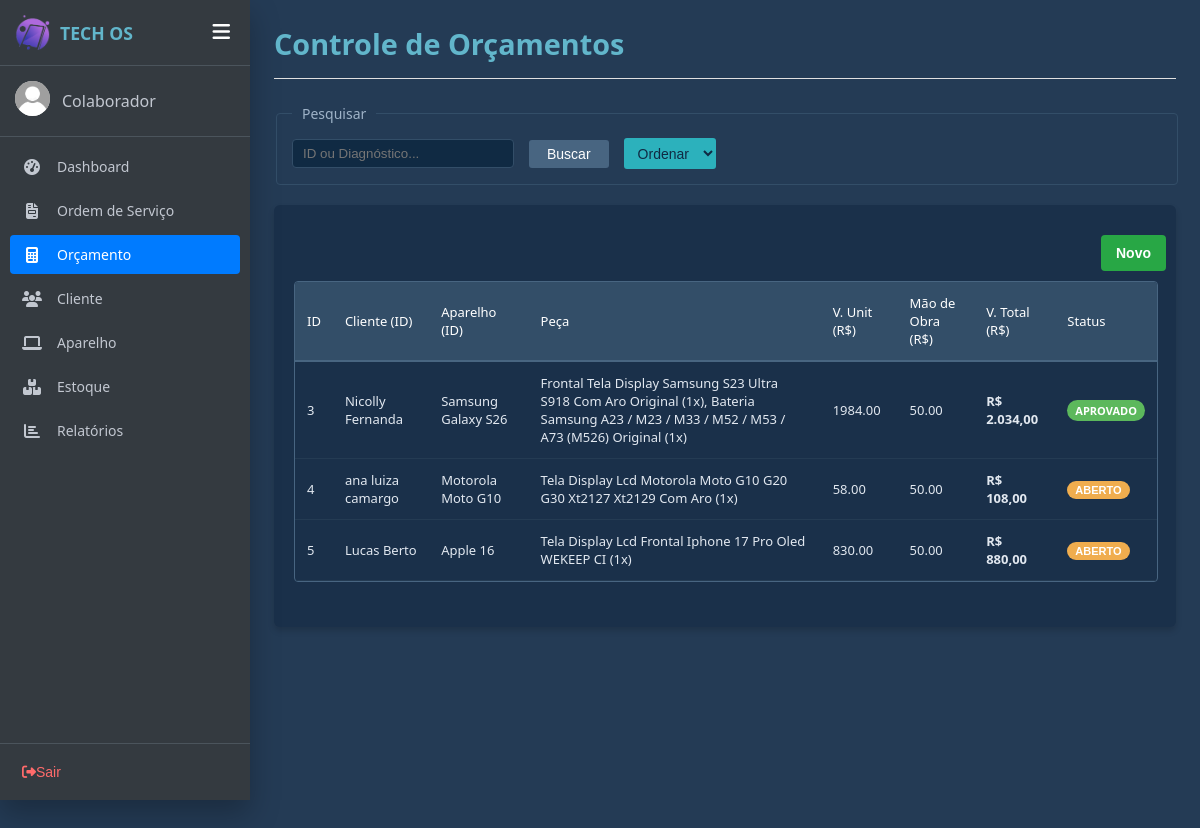
Screenshot of /orcamentos.php with the database file from the repository.
### tables this page shows
CREATE TABLE `orcamento` (
  `idOrcamento` int(11) NOT NULL COMMENT 'Chave primária de identificação do orçamento',
  `diagnostico` varchar(255) DEFAULT NULL COMMENT 'Avaliação técnica inicial, defeito constatado ou parecer profissional sobre o problema',
  `peca` varchar(255) DEFAULT NULL COMMENT 'Descrição das peças principais necessárias',
  `valorUni` decimal(10,2) DEFAULT 0.00 COMMENT 'Valor unitário associado(subtotal das peças)',
  `maoObra` decimal(10,2) DEFAULT 0.00 COMMENT 'Valor cobrado pelo serviço',
  `valorTotal` decimal(10,2) DEFAULT 0.00 COMMENT 'Valor total do orçamento',
  `status` varchar(50) DEFAULT 'aberto' COMMENT 'Situação atual do orçamento(aberto,aprovado, reprovado, finalizado).',
  `OS_idOS` int(11) DEFAULT NULL COMMENT 'Chave estrangeira.Vincula este orçamento à Ordem de Serviço correspondente, se houver.',
  `Cliente_idCliente` int(11) NOT NULL COMMENT 'Chave estrangeira. Identifica o cliente que solicitou o orçamento',
  `Aparelho_idAparelho` int(11) NOT NULL COMMENT 'Chave estrangeira. Vincula o orçamento ao aparelho que passará pelo serviço',
  `dataOrcamento` datetime DEFAULT current_timestamp() COMMENT 'Data e hora de criação ou registro do orçamento no sistema'
);

### orcamentos.php (the view, shortened to what this page needs)
<!DOCTYPE html>
<html lang="pt-BR">
<head>
    <link rel="stylesheet" href="css/style_geral.css">
    <link rel="stylesheet" href="css/style_orcamento.css">
</head>
<body>
    <?php include('sidebar.php'); ?>
    <div class="page-content">
        <div class="os-header">
            <div>
                <h2>Controle de Orçamentos</h2>
            </div>
        </div>
        <fieldset class="search-fieldset">
            <legend>Pesquisar</legend>
            <div class="search-box">
                <input type="text" id="pesquisar" name="pesquisar" placeholder="ID ou Diagnóstico...">
                <button type="button" class="btn btn-blue" id="btnBuscar">Buscar</button>
                <select id="ordenarSelect" class="btn btn-cyan" style="color: #102a43; cursor: pointer; height: 31px; padding: 0 10px;">
                    <option value="" style="color: black;">Ordenar</option>
                </select>
            </div>
        </fieldset>
        <div class="section-card">
        <div class="footer-actions">
            <button type="button" class="btn btn-sucesso" id="btnNovoOrcamento">Novo</button>
        </div>
            <div class="table-container">
                <table class="os-table" id="orcamentoTable">
                    <thead>
                        <tr>
                            <th>ID</th>
                            <th>Cliente (ID)</th>
                            <th>Aparelho (ID)</th>
                            <th>Peça</th>
                            <th>V. Unit (R$)</th>
                            <th>Mão de Obra (R$)</th>
                            <th>V. Total (R$)</th>
                            <th>Status</th>
                        </tr>
                    </thead>
                    <tbody>
                        <?php echo listarOrcamentos(); ?>
                    </tbody>
                </table>
            </div>
        </div>
    </div>
</body>
</html>

### php/funcaoOrcamento.php (shortened to what this page needs)
<?php
function listarOrcamentos(){
    $html = "";
    $sql = "SELECT o.idOrcamento,
                   COALESCE(c.nomeCliente, 'Cliente não encontrado') AS nomeCliente,
                   COALESCE(m.nomeMarca, 'S/ Marca') AS nomeMarca,
                   COALESCE(mo.nomeModelo, 'S/ Modelo') AS nomeModelo,
                   o.peca, o.valorUni, o.maoObra, o.valorTotal, o.status, o.diagnostico,
                   o.Cliente_idCliente, o.Aparelho_idAparelho
            FROM orcamento o
            LEFT JOIN clientes c ON o.Cliente_idCliente = c.idCliente
            LEFT JOIN aparelho a ON o.Aparelho_idAparelho = a.idAparelho
            LEFT JOIN modelo mo ON a.Modelo_idModelo = mo.idModelo
            LEFT JOIN marca m ON mo.Marca_idMarca = m.idMarca";
    include("includes/conexao.php");
    $result = mysqli_query($conn, $sql);
    if($result && mysqli_num_rows($result) > 0){
        foreach($result as $coluna){
            $statusFormatado = ucfirst($coluna['status']);
            $classeBadge = 'badge-aberto';
            if(strtolower($coluna['status']) == 'aberto') $classeBadge = 'badge-aberto';
            if(strtolower($coluna['status']) == 'aprovado') $classeBadge = 'badge-aprovado';
            $idO = $coluna['idOrcamento'];
            $pecasResult = mysqli_query($conn, "SELECT peca, quantidade FROM orcamento_peca WHERE Orcamento_idOrcamento = $idO");
            $listaPecas = [];
            if ($pecasResult) {
                while($p = mysqli_fetch_assoc($pecasResult)){
                    $listaPecas[] = $p['peca'] . " (" . $p['quantidade'] . "x)";
                }
            }
            $txtPecas = count($listaPecas) > 0 ? implode(", ", $listaPecas) : "Sem peças vinculadas";
            $nomeAparelho = trim($coluna['nomeMarca'] . " " . $coluna['nomeModelo']);
            $html .= "<tr class='orcamento-row' style='cursor: pointer;'
                        data-id='".$coluna['idOrcamento']."'
                        data-cliente='".htmlspecialchars($coluna['nomeCliente'], ENT_QUOTES, 'UTF-8')."'
                        data-cliente-id='".$coluna['Cliente_idCliente']."'
                        data-aparelho-id='".$coluna['Aparelho_idAparelho']."'
                        data-aparelho='".htmlspecialchars($nomeAparelho, ENT_QUOTES, 'UTF-8')."'
                        data-diagnostico='".htmlspecialchars($coluna['diagnostico'] ?? '', ENT_QUOTES, 'UTF-8')."'
                        data-pecas='".htmlspecialchars($txtPecas, ENT_QUOTES, 'UTF-8')."'
                        data-mao-obra='".$coluna['maoObra']."'
                        data-total='".$coluna['valorTotal']."'
                        data-status='".ucfirst($coluna['status'])."'>
                    <td>".$coluna['idOrcamento']."</td>
                    <td>".htmlspecialchars($coluna['nomeCliente'], ENT_QUOTES, 'UTF-8')."</td>
                    <td>".htmlspecialchars($nomeAparelho, ENT_QUOTES, 'UTF-8')."</td>
                    <td>".htmlspecialchars($txtPecas, ENT_QUOTES, 'UTF-8')."</td>
                    <td>".$coluna['valorUni']."</td>
                    <td>".$coluna['maoObra']."</td>
                    <td><strong>R$ ".number_format($coluna['valorTotal'], 2, ',', '.')."</strong></td>
                    <td>";
            if (strtolower($coluna['status']) == 'aberto') {
                $html .= "<button type='button' class='badge badge-aberto' onclick='abrirModalStatus(".$coluna['idOrcamento'].")' style='cursor:pointer; border: none;'>Aberto</button>";
            } else {
                $html .= "<span class='badge ".$classeBadge."'>".$statusFormatado."</span>";
            }
            $html .= "</td></tr>";
        }
    } else {
        $html .= "<tr><td colspan='8' style='text-align:center;'>Nenhum orçamento cadastrado.</td></tr>";
    }
    return $html;
}
?>

### css/style_geral.css (style rules this page uses)
#pesquisar, #status, #data_inicio, #data_final { background-color: #102a43; border: 1px solid #334e68; color: white; padding: 6px 10px; border-radius: 4px; width: 200px; outline: none; }
.page-content { display: flex; flex-direction: column; width: 100%; padding: 24px; min-height: 100vh; overflow-x: hidden; background-color: #243b55; color: #ffffff; font-family: 'Segoe UI', Tahoma, Geneva, Verdana, sans-serif; }
.os-header { display: flex; justify-content: space-between; align-items: center; border-bottom: 1px solid #e0e0e0; padding-bottom: 10px; margin-bottom: 25px; }
.os-header h2 { font-size: 1.8rem; color: #62b6cb; margin: 0 0 5px 0; }
.search-fieldset { border: 1px solid #334e68; border-radius: 4px; padding: 15px; margin-bottom: 20px; width: 100%; box-sizing: border-box; }
.search-fieldset legend { padding: 0 10px; font-size: 14px; color: #9fb3c8; }
.search-box { display: flex; align-items: center; gap: 15px; }
.search-box input[type="text"] { background-color: #102a43; border: 1px solid #334e68; color: white; padding: 6px 10px; border-radius: 4px; width: 200px; outline: none; }
.btn { padding: 6px 18px; border: none; border-radius: 3px; cursor: pointer; font-size: 14px; transition: background 0.2s; }
.btn-blue { background-color: #486581; color: white; }
.btn-cyan { background-color: #2cb1bc; color: #102a43; font-weight: 500; }
.badge { padding: 3px 8px; border-radius: 12px; font-size: 11px; text-transform: uppercase; font-weight: bold; }
.badge-aberto { background-color: #f0ad4e; color: #fff; }
.badge-aprovado { background-color: #5cb85c; color: #fff; }
.btn-sucesso { background-color: #28a745; color: white; border: none; padding: 10px 15px; border-radius: 4px; cursor: pointer; font-weight: bold; }
.section-card { background-color: #1a304a; border-radius: 6px; padding: 20px; box-shadow: 0 4px 6px rgba(0, 0, 0, 0.15); }
.table-container { border: 1px solid #486581 !important; border-radius: 4px; background-color: #1a304a; overflow-x: auto; margin-bottom: 25px; width: 100%; flex-grow: 1; }
.os-table { width: 100%; border-collapse: collapse; text-align: left; font-size: 13px; }
.os-table th { background-color: #334e68; color: #ffffff; padding: 12px; font-weight: 500; border-bottom: 2px solid #486581; }
.os-table td { padding: 12px; border-bottom: 1px solid #243b53; color: #e2e8f0; }
.footer-actions { display: flex; justify-content: right; gap: 15px; width: 100%; margin-top: auto; padding: 10px; }

### css/sidebar.css (style rules this page uses)
:root { --sidebar-bg: #343a40; --sidebar-hover: rgba(255, 255, 255, 0.1); --sidebar-active: #007bff; --text-color: #c2c7d0; --sidebar-width: 250px; }
body { margin: 0; font-family: 'Segoe UI', Tahoma, Geneva, Verdana, sans-serif; display: flex; background-color: #243b55; color: #ffffff; min-height: 100vh; transition: padding-left 0.3s ease; padding-left: var(--sidebar-width); }

### rows the page displays
orcamento: idOrcamento "3", nomeCliente "Nicolly Fernanda", nomeAparelho "Samsung Galaxy S26", txtPecas "Frontal Tela Display Samsung S23 Ultra S918 Com Aro Original (1x), Bateria Samsung A23 / M23 / M33 / M52 / M53 / A73 (M526) Original (1x)", valorUni "1984.00", maoObra "50.00", valorTotal "2.034,00", status "APROVADO"
orcamento: idOrcamento "4", nomeCliente "ana luiza camargo", nomeAparelho "Motorola Moto G10", txtPecas "Tela Display Lcd Motorola Moto G10 G20 G30 Xt2127 Xt2129 Com Aro (1x)", valorUni "58.00", maoObra "50.00", valorTotal "108,00"
orcamento: idOrcamento "5", nomeCliente "Lucas Berto", nomeAparelho "Apple 16", txtPecas "Tela Display Lcd Frontal Iphone 17 Pro Oled WEKEEP CI (1x)", valorUni "830.00", maoObra "50.00", valorTotal "880,00"

### other values shown
nomeFuncionario($idLogado) "Colaborador"
